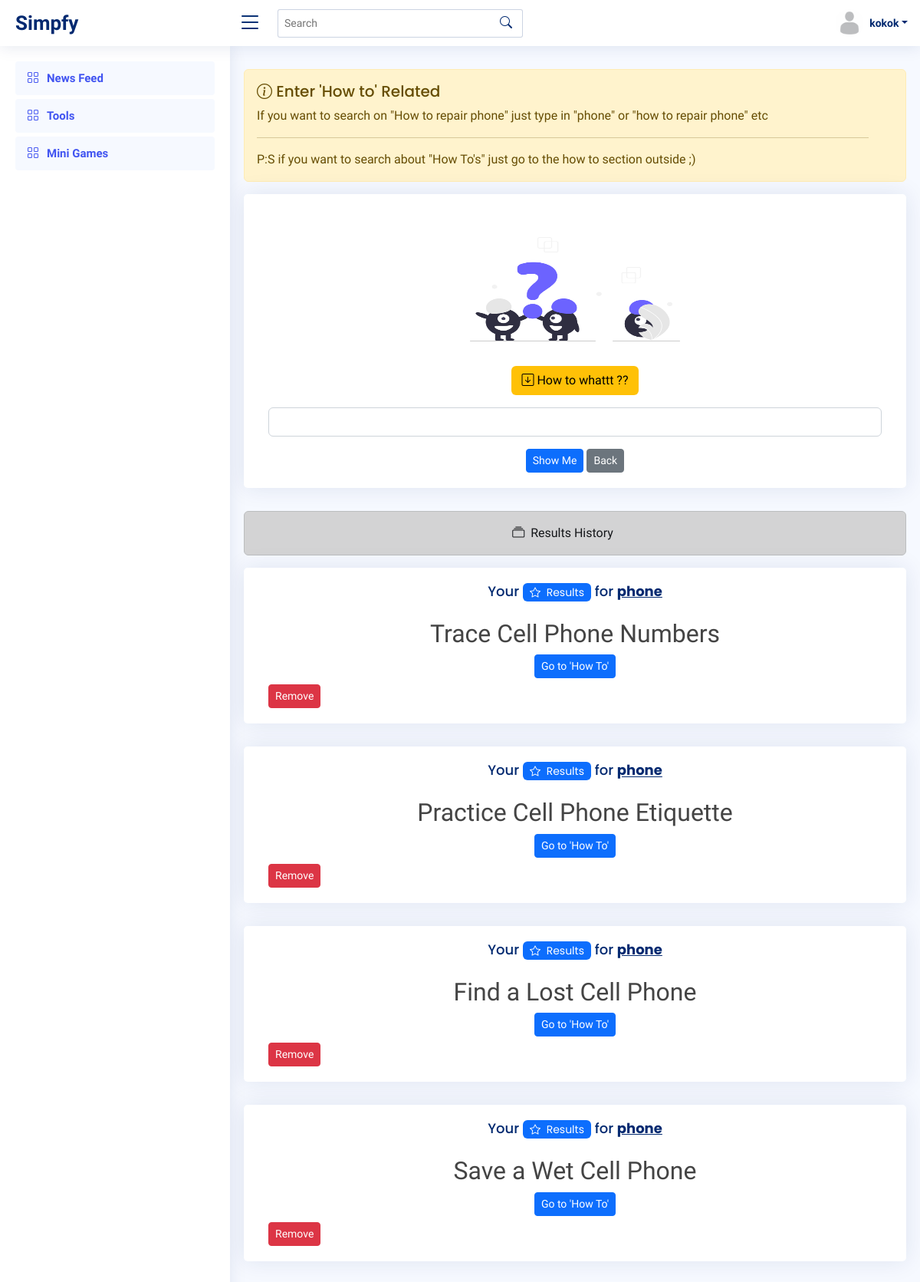
The app's page /wikihow (signed in) with its own data.
### prof/models.py (models this page shows, shortened)
class Profile(models.Model):
    user = models.OneToOneField(User, on_delete=models.CASCADE)
    id_user = models.IntegerField()
    image = models.ImageField(upload_to='profile_images', default='blank.png')
    fname = models.CharField(max_length=300, null=True, blank=True)
    bio = models.CharField(max_length=300, null=True, blank=True)
    location = models.CharField(max_length=300, null=True, blank=True)
    saved = models.ManyToManyField("feed.Feed", related_name="Profile", blank=True)

### tools/models.py (models this page shows)
class Wikihow(models.Model):
    user = models.ForeignKey(Profile, on_delete=models.CASCADE, null=True)
    quest = models.CharField(max_length=1000, null=True, blank=True)
    title = models.CharField(max_length=500, null=True, blank=True)
    id_title = models.CharField(max_length=100, null=True, blank=True)
    html = models.TextField(max_length=100000, null=True, blank=True)

### tools/views.py (the view, shortened to what this page needs)
# urls.py: path('wikihow', views.wikihow, name="wikihow"),
def wikihow(request):
    user_object = User.objects.get(username=request.user.username)
    user_profile = Profile.objects.get(user=user_object)
    all_user = Profile.objects.all()
    user_request = User.objects.get(username=request.user.username)
    user_req = Profile.objects.get(user=user_request)
    answer = Wikihow.objects.all().filter(user=user_profile)
    context = {
        'user_profile':user_profile,
        'all_user' : all_user,
        'user_req' : user_req,
        'answer' : answer
    }
    return render(request, 'tools/tools_wikihow.html', context)

### templates/tools/tools_wikihow.html (shortened to what this page needs)
{% load static %}
{% include "../header.html" %}
<main id="main" class="main">
    <section class="section">
        <div class="row align-items-top">
          <div class="alert alert-warning alert-dismissible fade show" role="alert">
            <h4 class="alert-heading"><i class="bi bi-info-circle"></i> Enter 'How to' Related</h4>
            <p>If you want to search on "How to repair phone" just type in "phone" or "how to repair phone" etc</p>
            <hr>
            <p class="mb-0">P:S if you want to search about "How To's" just go to the how to section outside ;)</p>
          </div>
            <div class="card">
              <div class="card-body"><br>
                <form action="" method="POST" enctype="multipart/form-data" class="row g-3">
                  <div class="col-12">
                    <center><label class="form-label"><img src="{% static 'tools/img/ask1.png' %}" width=400 height=200><br>
                      <h3 class="btn bg-warning" style="color:black;"><i class="bi bi-arrow-down-square"></i> How to whattt ??</h3>
                     </label></center>
                    <input type="text" name="ask" class="form-control" id="inputNanme4">
                  </div>
                  <div class="text-center">
                    <button type="submit" class="btn btn-primary btn-sm">Show Me</button>
                    <a href="/tools-index" class="btn btn-secondary btn-sm">Back</a>
                  </div>
                </form>
              </div>
            </div>
        </div>
        <div class="row">
          <div class="alert alert-dark alert-dismissible fade show" role="alert">
            <center><i class="bi bi-collection me-1"></i>
            Results History</center>
          </div>
          {% for ans in answer reversed%}
          <div class="card text-center">
            <div>
              <h5 class="card-title">Your <span class="badge bg-primary" style="color:white;"><i class="bi bi-star me-1"></i> Results</span> for <u><b>{{ans.quest}}</b></u></h5>
            </div>
            <div class="card-body">
              <h2>{{ans.title}}</h2>
              <h5><a href="wikihowres/{{ans.id_title}}" class="btn btn-primary btn-sm">Go to 'How To'</a></h5>
              <a style="float:left;" href="/wikihowdel/{{ans.id}}" class="btn btn-danger btn-sm">Remove</a>
            </div>
          </div>
          {% endfor %}
        </div>
    </section>
</main>
{% include '../footer.html' %}

### templates/header.html (shortened to what this page needs)
{% load static %}
<!DOCTYPE html>
<html lang="en">
<head>
  <link href="{% static 'feed/vendor/bootstrap/css/bootstrap.min.css' %}" rel="stylesheet">
  <link href="{% static 'feed/vendor/bootstrap-icons/bootstrap-icons.css' %}" rel="stylesheet">
  <link href="{% static 'feed/vendor/boxicons/css/boxicons.min.css' %}" rel="stylesheet">
  <link href="{% static 'feed/vendor/quill/quill.snow.css' %}" rel="stylesheet">
  <link href="{% static 'feed/vendor/quill/quill.bubble.css' %}" rel="stylesheet">
  <link href="{% static 'feed/vendor/remixicon/remixicon.css' %}" rel="stylesheet">
  <link href="{% static 'feed/vendor/simple-datatables/style.css' %}" rel="stylesheet">
  <link href="{% static 'feed/css/style.css' %}" rel="stylesheet">
  <link href="{% static 'feed/css/custom.css' %}" rel="stylesheet">
</head>
<body>
  <header id="header" class="header fixed-top d-flex align-items-center">
    <div class="d-flex align-items-center justify-content-between">
      <a href="/" class="logo d-flex align-items-center">
        <span class="d-none d-lg-block">Simpfy</span>
      </a>
      <i class="bi bi-list toggle-sidebar-btn"></i>
    </div>
    <div class="search-bar">
      <form class="search-form d-flex align-items-center" method="POST" action="">
        <input type="text" name="query" placeholder="Search" title="Enter search keyword">
        <button type="submit" title="Search"><i class="bi bi-search"></i></button>
      </form>
    </div>
    <nav class="header-nav ms-auto">
      <ul class="d-flex align-items-center">
        <li class="nav-item dropdown pe-3">
          <a class="nav-link nav-profile d-flex align-items-center pe-0" href="#" data-bs-toggle="dropdown">
            <img src="{{ user_req.image.url }}" alt="Profile" class="rounded-circle">
            <span class="d-none d-md-block dropdown-toggle ps-2">{{ user_req.user.username }}</span>
          </a>
        </li>
      </ul>
    </nav>
  </header>
  <aside id="sidebar" class="sidebar">
    <ul class="sidebar-nav" id="sidebar-nav">
      <li class="nav-item">
        <a class="nav-link " href="/">
          <i class="bi bi-grid"></i>
          <span>News Feed</span>
        </a>
      </li>
      <li class="nav-item">
        <a class="nav-link " href="/tools-index">
          <i class="bi bi-grid"></i>
          <span>Tools</span>
        </a>
      </li>
      <li class="nav-item">
        <a class="nav-link " href="/mini-index">
          <i class="bi bi-grid"></i>
          <span>Mini Games</span>
        </a>
      </li>
    </ul>
  </aside>

### static/feed/css/style.css (style rules this page uses)
:root { scroll-behavior: smooth; }
body { font-family: "Open Sans", sans-serif; background: #f6f9ff; color: #444444; }
a { color: #4154f1; text-decoration: none; }
h1, h2, h3, h4, h5, h6 { font-family: "Nunito", sans-serif; }
#main { margin-top: 60px; padding: 20px 30px; transition: all 0.3s; }
.card { margin-bottom: 30px; border: none; border-radius: 5px; box-shadow: 0px 0 30px rgba(1, 41, 112, 0.1); }
.card-title { padding: 20px 0 15px 0; font-size: 18px; font-weight: 500; color: #012970; font-family: "Poppins", sans-serif; }
.card-title span { color: #899bbd; font-size: 14px; font-weight: 400; }
.card-body { padding: 0 20px 20px 20px; }
.alert-heading { font-weight: 500; font-family: "Poppins", sans-serif; font-size: 20px; }
.logo { line-height: 1; }
@media (min-width: 1200px) { .logo { width: 280px; } }
.logo span { font-size: 26px; font-weight: 700; color: #012970; font-family: "Nunito", sans-serif; }
.header { transition: all 0.5s; z-index: 997; height: 60px; box-shadow: 0px 2px 20px rgba(1, 41, 112, 0.1); background-color: #fff; padding-left: 20px; }
.header .toggle-sidebar-btn { font-size: 32px; padding-left: 10px; cursor: pointer; color: #012970; }
.header .search-bar { min-width: 360px; padding: 0 20px; }
.header .search-form { width: 100%; }
.header .search-form input { border: 0; font-size: 14px; color: #012970; border: 1px solid rgba(1, 41, 112, 0.2); padding: 7px 38px 7px 8px; border-radius: 3px; transition: 0.3s; width: 100%; }
.header .search-form button { border: 0; padding: 0; margin-left: -30px; background: none; }
.header .search-form button i { color: #012970; }
.header-nav ul { list-style: none; }
.header-nav>ul { margin: 0; padding: 0; }
.header-nav .nav-profile { color: #012970; }
.header-nav .nav-profile img { max-height: 36px; }
.header-nav .nav-profile span { font-size: 14px; font-weight: 600; }
.sidebar { position: fixed; top: 60px; left: 0; bottom: 0; width: 300px; z-index: 996; transition: all 0.3s; padding: 20px; overflow-y: auto; scrollbar-width: thin; scrollbar-color: #aab7cf transparent; box-shadow: 0px 0px 20px rgba(1, 41, 112, 0.1); background-color: #fff; }
@media (min-width: 1200px) { #main, #footer { margin-left: 300px; } }
.sidebar-nav { padding: 0; margin: 0; list-style: none; }
.sidebar-nav li { padding: 0; margin: 0; list-style: none; }
.sidebar-nav .nav-item { margin-bottom: 5px; }
.sidebar-nav .nav-link { display: flex; align-items: center; font-size: 15px; font-weight: 600; color: #4154f1; transition: 0.3; background: #f6f9ff; padding: 10px 15px; border-radius: 4px; }
.sidebar-nav .nav-link i { font-size: 16px; margin-right: 10px; color: #4154f1; }

### records on screen
Profile: image (placeholder picture), user.username "kokok"
Wikihow: quest "phone", title "Trace Cell Phone Numbers"
Wikihow: quest "phone", title "Practice Cell Phone Etiquette"
Wikihow: quest "phone", title "Find a Lost Cell Phone"
Wikihow: quest "phone", title "Save a Wet Cell Phone"
